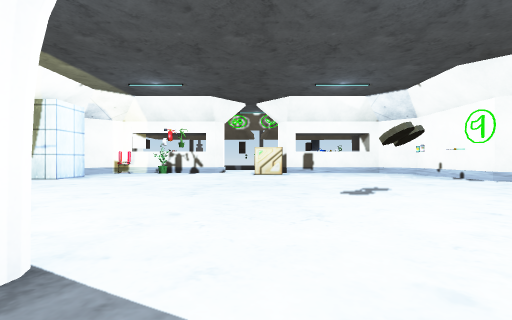
View 1 (above)

16 first-person views from a walk through a scene from a Unity 3-D project. The camera is 0.64 m above the floor, looks level and sees 90° across. The floor is counted in squares, 1 m on a side. Each view is taken from the middle of a square. On the plan, view 1 faces up. The plan holds only what a view shows up to about 9 squares ahead; the rest is blank. The place goes on beyond the plan. Some animated figures are left out. Some surface patterns are stand-ins.

View 2
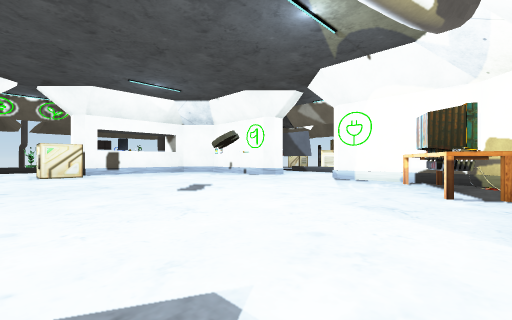

View 3
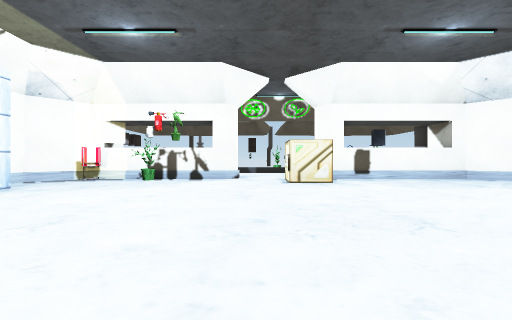

View 4
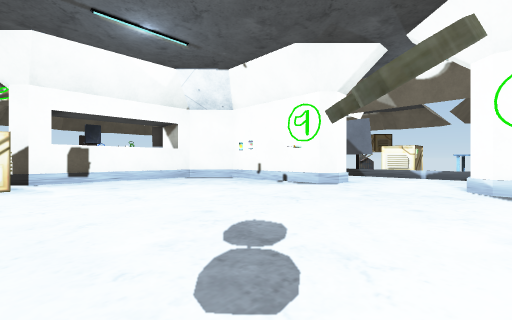

View 5
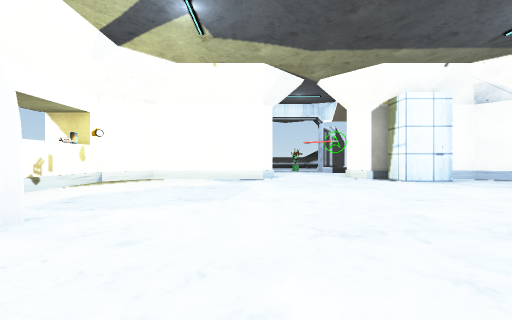

View 6
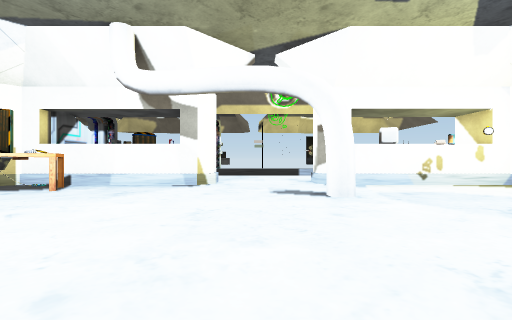

View 7
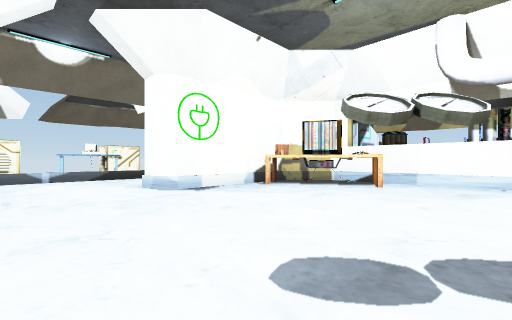

View 8
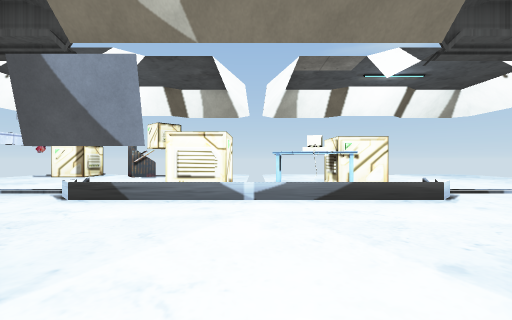

View 9
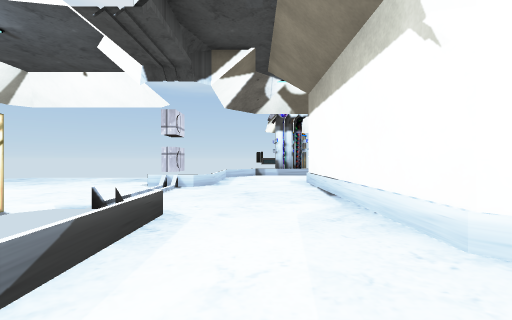

View 10
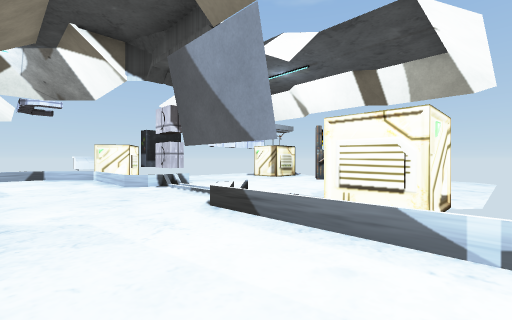

View 11
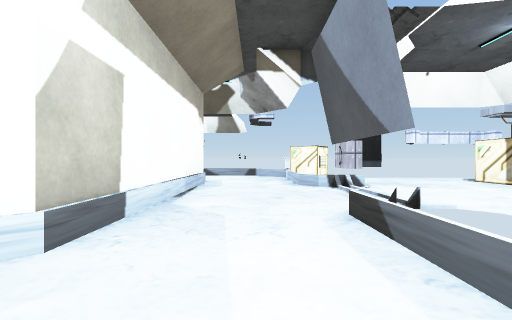

View 12
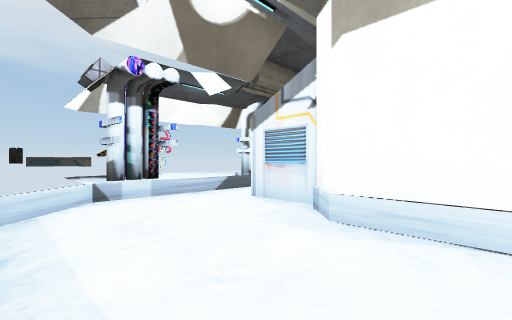

View 13
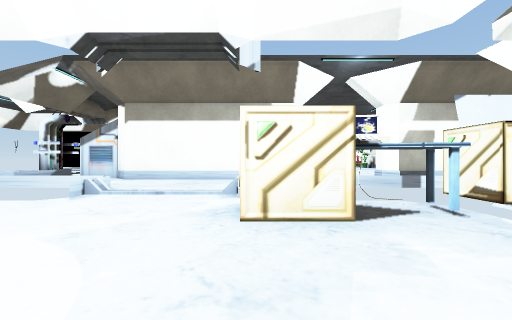

View 14
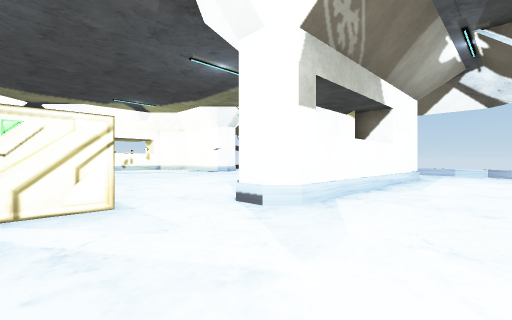

View 15
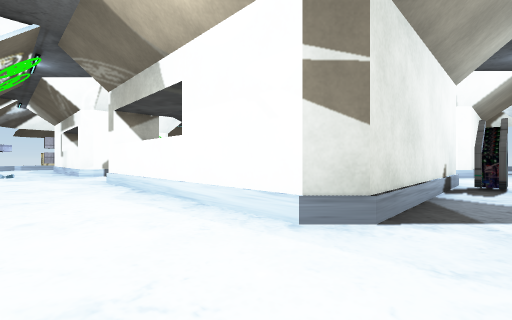

View 16
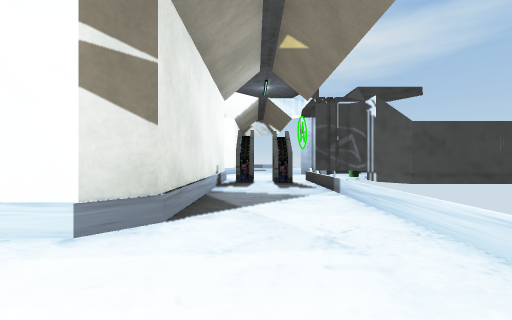

### Floor plan
Key: @ floor where view 1 was taken; # wall or solid block; . floor; = window, fence, low wall or low ledge; v drop or lower ground; O other object.
Columns run from 16 left of view 1 to 18 right of it. Each row starts with its distance up from view 1.
 17                          ###
 16      =.............      ..=
 15      ..............      ..=  ....
 14     v...#######...       ..=OO....
 13     v..# v#####..########..=OO...O
 12     v..#v#O.O...OO.....##...=....OO
 11     v..#=.......OO.....##........OO
 10     v..# .............O##.......OO
  9 ### vOO#O.............O##..O==..
  8    #vOO##.............O##..OOO
  7       .....................=OO..
  6        ....................=
  5        ............O.......= OO..
  4        ##.........O....# ..= OO..
  3         =..............# ..==OO...
  2         =.............O##........
  1         =.....O.....OOO##........
  0         v#......@....O###...=....
 -1          v#####...####O #..=# ....
 -2               #...#   O #..=OO.....
 -3               ....     OO..=#O.....
 -4                        ....=
 -5                        #####
 -6
 -7
 -8                         OO
 -9                         ..
-10                        O..
-11                       OOO.

Positions as (right, up) in squares from view 1, and headings:
1: (0, 0), facing up
2: (-1, 0), facing up-right
3: (-1, 4), facing up
4: (1, 4), facing up-right
5: (1, 4), facing left
6: (0, 6), facing down
7: (2, 7), facing down-right
8: (7, 6), facing right
9: (10, 6), facing down
10: (9, 6), facing up-right
11: (10, 6), facing up
12: (11, 0), facing down-left
13: (17, 3), facing left
14: (1, 16), facing down-left
15: (-10, 16), facing down-right
16: (-10, 16), facing down
